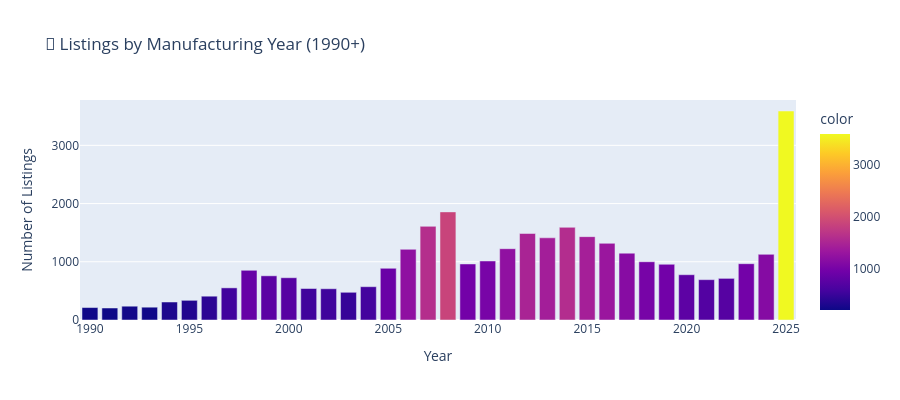

Notebook code cell kept with this figure:
### Markdown cell above
## 5. Year & Age Analysis

### Code cell
# Distribution by year
year_counts = df['year_numeric'].value_counts().sort_index()
year_counts = year_counts[year_counts.index >= 1990]  # Filter from 1990

fig = px.bar(
    x=year_counts.index,
    y=year_counts.values,
    title='📅 Listings by Manufacturing Year (1990+)',
    labels={'x': 'Year', 'y': 'Number of Listings'},
    color=year_counts.values,
    color_continuous_scale='Plasma'
)
fig.update_layout(height=400)
fig.show()

### Figure 1 — Plotly figure (JSON) as saved in the notebook; plotly's stock layout.template omitted (floating-point values rounded to 4 significant figures)
{"data": [{"hovertemplate": "Year=%{x}<br>Number of Listings=%{y}<br>color=%{marker.color}<extra></extra>", "legendgroup": "", "marker": {"color": [214, 206, 237, 220, 309, 338, 409, 552, 854, 759, 726, 541, 537, 476, 572, 888, 1214, 1609, 1857, 963, 1014, 1225, 1486, 1412, 1592, 1432, 1317, 1148, 1001, 957, 778, 693, 715, 967, 1128, 3590], "coloraxis": "coloraxis", "pattern": {"shape": ""}}, "name": "", "orientation": "v", "showlegend": false, "textposition": "auto", "type": "bar", "x": [1990, 1991, 1992, 1993, 1994, 1995, 1996, 1997, 1998, 1999, 2000, 2001, 2002, 2003, 2004, 2005, 2006, 2007, 2008, 2009, 2010, 2011, 2012, 2013, 2014, 2015, 2016, 2017, 2018, 2019, 2020, 2021, 2022, 2023, 2024, 2025], "xaxis": "x", "y": [214, 206, 237, 220, 309, 338, 409, 552, 854, 759, 726, 541, 537, 476, 572, 888, 1214, 1609, 1857, 963, 1014, 1225, 1486, 1412, 1592, 1432, 1317, 1148, 1001, 957, 778, 693, 715, 967, 1128, 3590], "yaxis": "y"}], "layout": {"barmode": "relative", "coloraxis": {"colorbar": {"title": {"text": "color"}}, "colorscale": [[0, "#0d0887"], [0.1111, "#46039f"], [0.2222, "#7201a8"], [0.3333, "#9c179e"], [0.4444, "#bd3786"], [0.5556, "#d8576b"], [0.6667, "#ed7953"], [0.7778, "#fb9f3a"], [0.8889, "#fdca26"], [1, "#f0f921"]]}, "height": 400, "legend": {"tracegroupgap": 0}, "title": {"text": "📅 Listings by Manufacturing Year (1990+)"}, "xaxis": {"anchor": "y", "domain": [0, 1], "title": {"text": "Year"}}, "yaxis": {"anchor": "x", "domain": [0, 1], "title": {"text": "Number of Listings"}}}}
